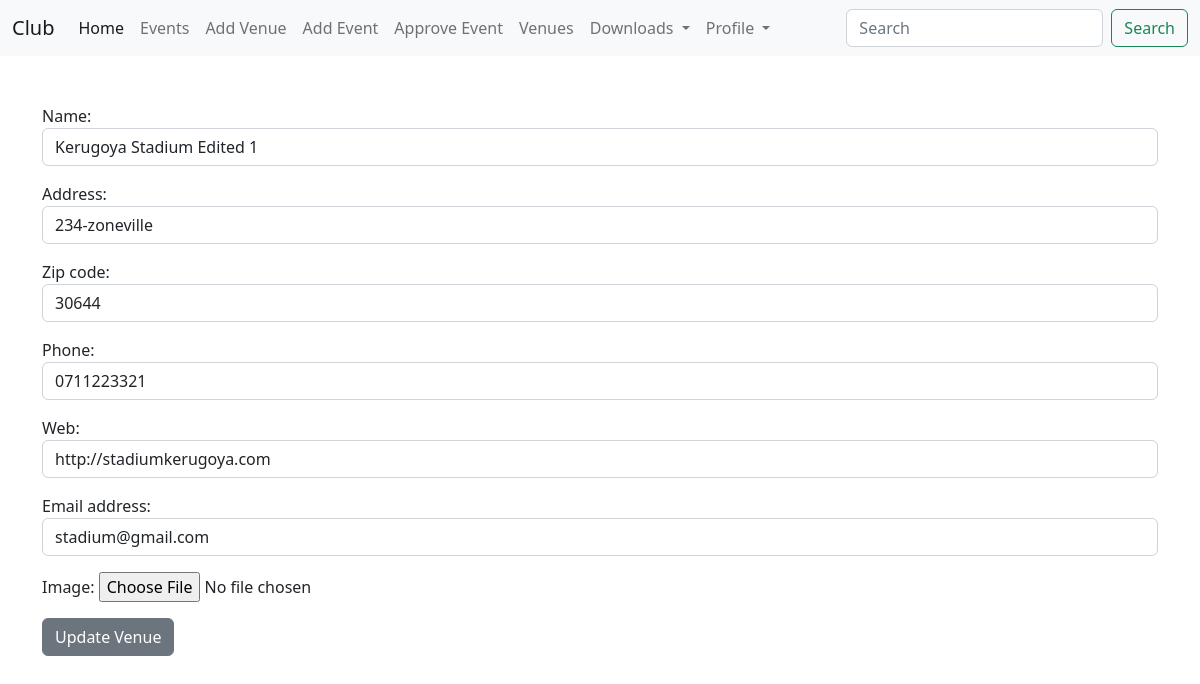
/updatevenue/1 (signed in), run on the app's committed database.
### myapp/models.py (models this page shows, shortened)
class Venue(models.Model):
    name = models.CharField(max_length=150)
    address = models.CharField(max_length=150)
    zip_code = models.CharField(max_length=150)
    phone = models.CharField(max_length=10)
    web = models.URLField(max_length=50, blank=True)
    email_address = models.EmailField()
    owner = models.IntegerField(blank=False, default=1)
    image = models.ImageField(blank=True, null=True, upload_to='images/')

### myapp/views.py (the view)
# urls.py: path('updatevenue/<venue_id>', views.updatevenueview, name='updatevenue'),
def updatevenueview(request, venue_id):
    venues = Venue.objects.get(pk=venue_id)
    form = AddVenueForm(request.POST or None, request.FILES or None, instance=venues)
    if form.is_valid():
        form.save()
        return redirect('venuelist')
    return render(request, 'updatevenue.html', {'form':form})

### myapp/forms.py
class AddVenueForm(forms.ModelForm):
    class Meta:
        model = Venue
        fields = ('name', 'address', 'zip_code', 'phone', 'web', 'email_address', 'image')
        widgets = {
            'name':forms.TextInput(attrs={'class':'form-control'}),
            'address':forms.TextInput(attrs={'class':'form-control'}),
            'zip_code':forms.TextInput(attrs={'class':'form-control'}),
            'phone':forms.TextInput(attrs={'class':'form-control'}),
            'web':forms.URLInput(attrs={'class':'form-control'}),
            'email_address':forms.EmailInput(attrs={'class':'form-control'}),
        }

### templates/updatevenue.html (shortened to what this page needs)
{% extends 'base.html' %}
{% block content %}
{% if user.is_authenticated %}
<div class="form-group">
    <form method="POST" enctype="multipart/form-data">
        {{form.as_p}}
        <input class="btn btn-secondary" type="submit" value="Update Venue">
    </form>
</div>
{% endif %}
{% endblock %}

### data on the page
Venue: name "Kerugoya Stadium Edited 1", address "234-zoneville", zip_code "30644", phone "0711223321", web "http://stadiumkerugoya.com", email_address "stadium@gmail.com"
